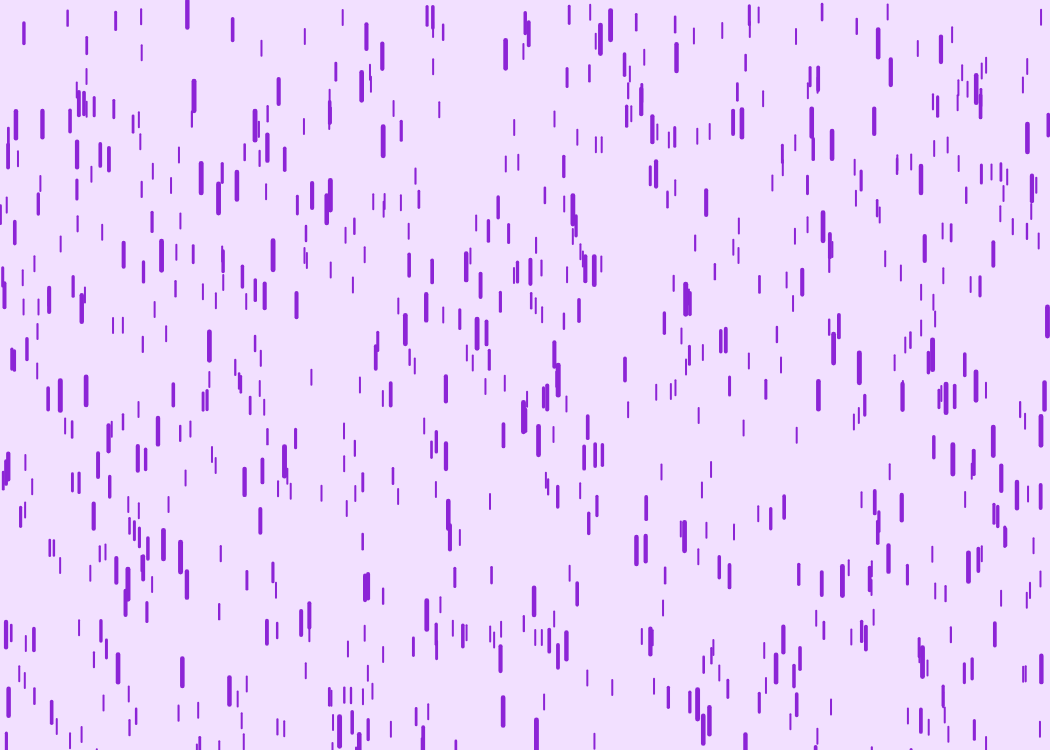
Frame 1 (no input)
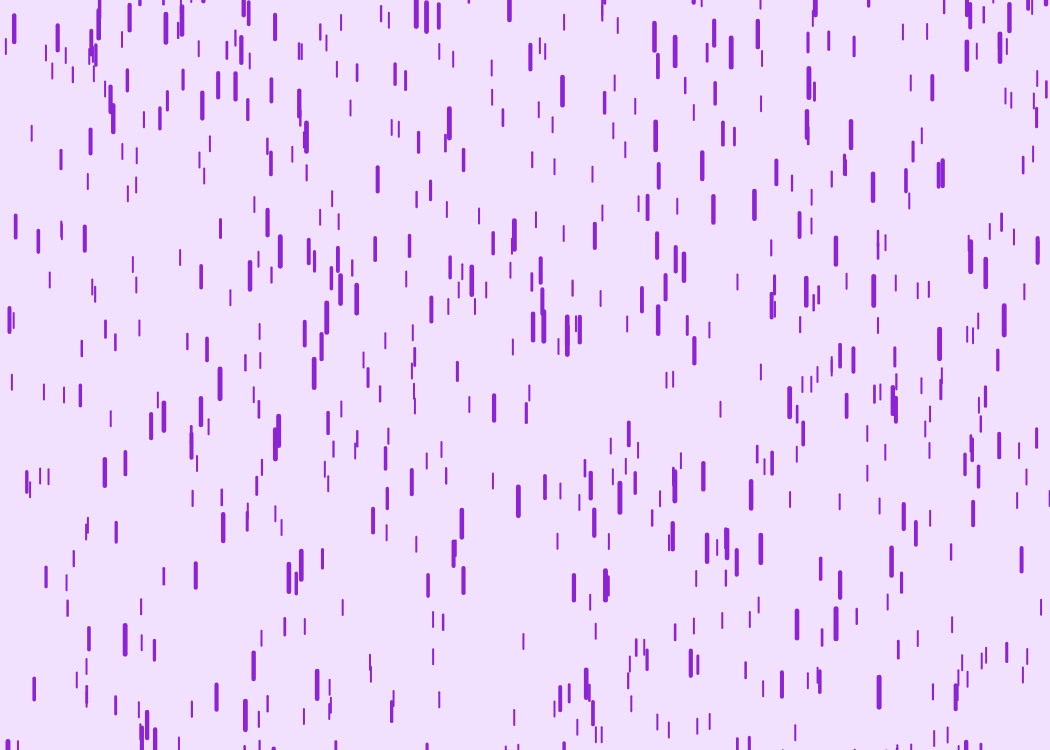
Frame 60 (no input)
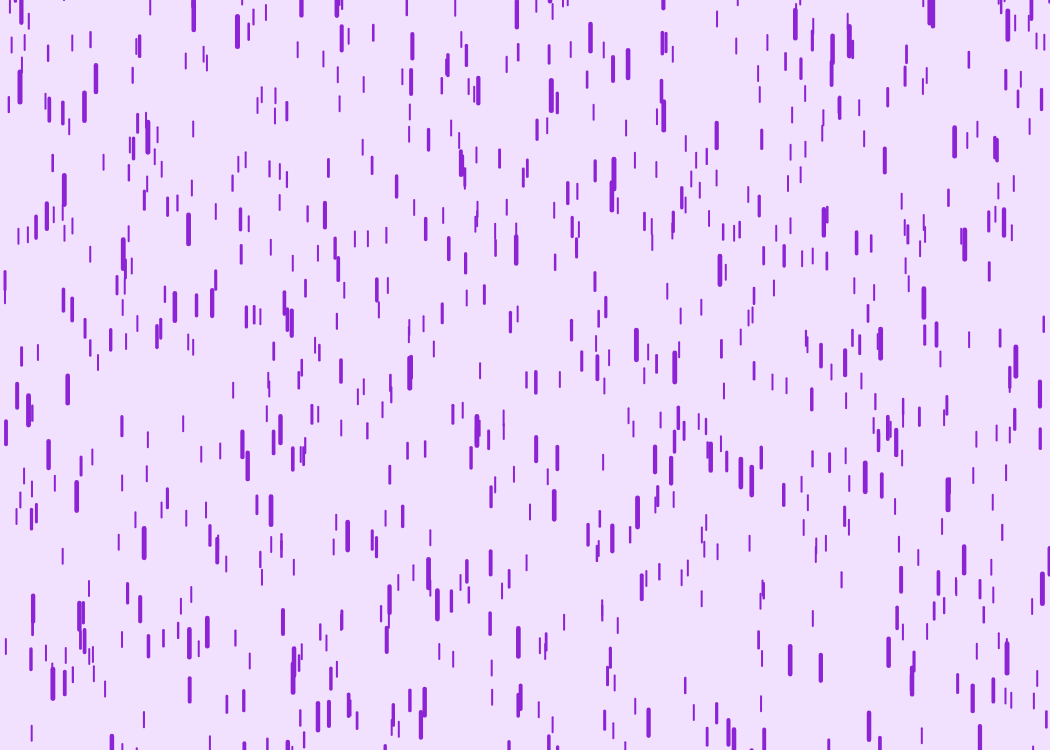
Frame 120 (the mouse pressed at the canvas centre since frame 60)

The p5.js sketch that drew these frames (run headless with seeded random() and noise() and a simulated clock; from frame 60 on, the mouse is pressed at the canvas centre):

// p5.js sketch
// ── sketch.js
const canvasWidth = 1050, canvasHeight = 750;
const rainDrops = [];
function setup() {
    createCanvas(canvasWidth, canvasHeight);

    // instantiate rain drops
    for(let i = 0; i < 1500; i++) {
        rainDrops.push(new Drop());
    }
};

function draw() {
    background(242, 224, 255);

    // render raindrops
    rainDrops.forEach(drop => drop.draw());
}


class Drop {
    length = 15;
    velocity = 2;
    maxZ = 200;
    minStroke = 2;

    constructor() {
        this.initiatePos(false);
    }

    draw() {
        stroke(140, 36, 214);
        const weight = 5 * (this.z / this.maxZ);
        strokeWeight(weight < this.minStroke ? this.minStroke : weight);
        line(this.x, this.y, this.x, this.y + this.length);
        
        // update position after render
        this.y += this.velocity;

        if(this.y > canvasHeight + this.length) {
            this.initiatePos(true);
        }
    }

    initiatePos(hidden) {
        this.x = Math.random() * canvasWidth;
        this.y = Math.random() * canvasHeight * 2;
        if(hidden) this.y = -this.y;

        this.z = Math.round(Math.random() * this.maxZ);
        this.length = 30 * (this.z / this.maxZ) ;
        this.velocity = 20 * (this.z / this.maxZ);

        if(this.velocity < 10) this.velocity = 10;
        if(this.length < 15) this.length = 15;
    }
}
